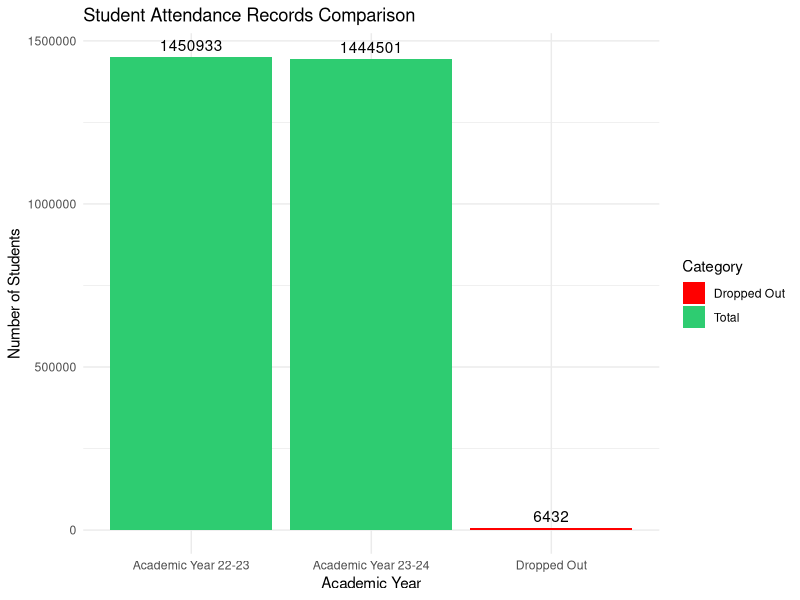

Recreate this plot in R.
# Load the ggplot2 package
library(ggplot2)

# Data Preparation
attendance_data <- data.frame(
  Year = c("Academic Year 22-23", "Academic Year 23-24", "Dropped Out"),
  Students = c(1450933, 1444501, 6432),
  Fill = c("Total", "Total", "Dropped Out")
)

# Plot
ggplot(attendance_data, aes(x = Year, y = Students, fill = Fill)) +
  geom_bar(stat = "identity", position = "stack") +
  scale_fill_manual(values = c("Total" = "#2ecc71", "Dropped Out" = "red")) +
  geom_text(aes(label = Students), vjust = -0.5) +
  theme_minimal() +
  labs(title = "Student Attendance Records Comparison",
       x = "Academic Year",
       y = "Number of Students",
       fill = "Category")